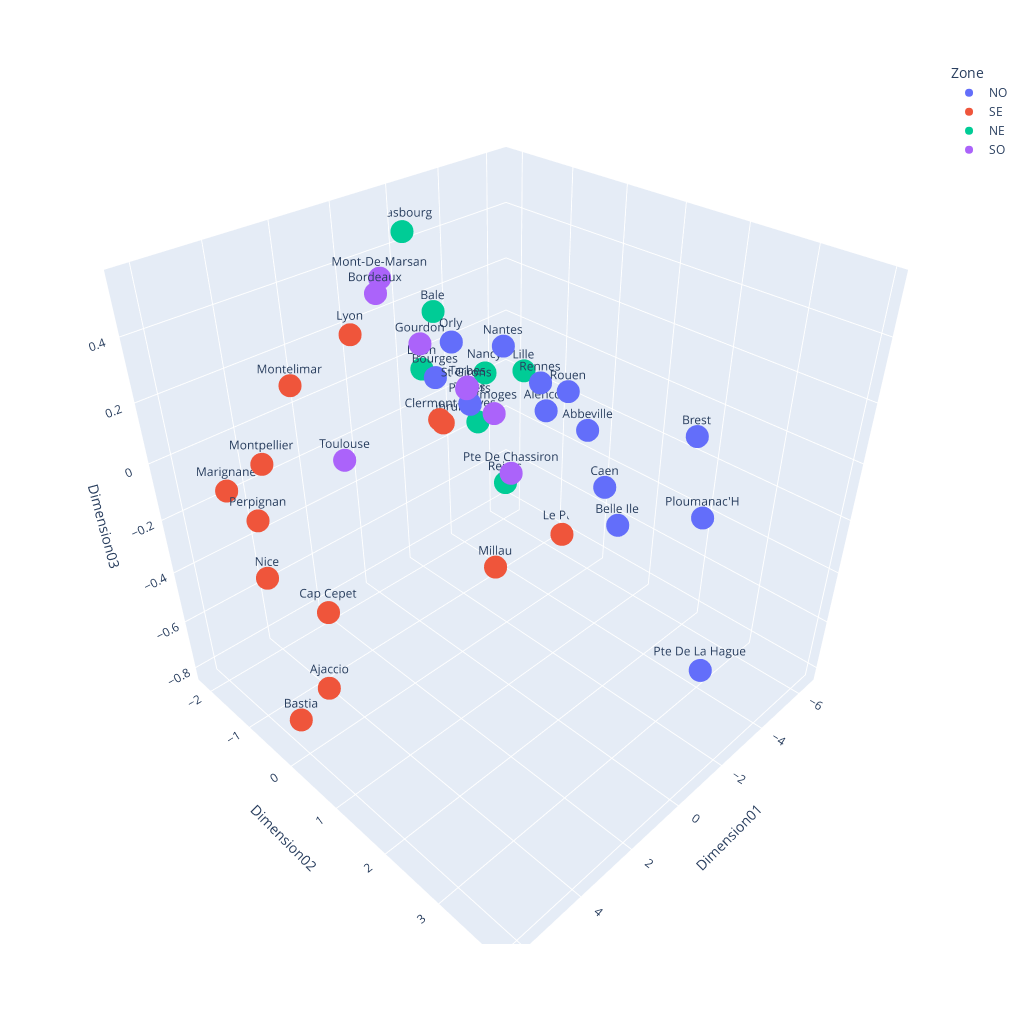

Notebook source saved alongside this figure:
### Code cell
layout = go.Layout({"showlegend": False})

fig = px.scatter_3d(donnees3d.reset_index(), 
                    x='Dimension01', 
                    y='Dimension02', 
                    z='Dimension03',
                    color='Zone',
#                     size=100+donnees3d.reset_index().Altitude,
#                     symbol=donnees.CD23.cat.codes,
                    text='Nom',
                    width=1024,
                    height=1024,
                   )

fig.show()

### Figure 1 — Plotly figure (JSON) as saved in the notebook; plotly's stock layout.template omitted (floating-point values rounded to 4 significant figures)
{"data": [{"hovertemplate": "Zone=NO<br>Dimension01=%{x}<br>Dimension02=%{y}<br>Dimension03=%{z}<br>Nom=%{text}<extra></extra>", "legendgroup": "NO", "marker": {"color": "#636efa", "symbol": "circle"}, "mode": "markers+text", "name": "NO", "scene": "scene", "showlegend": true, "text": ["Abbeville", "Alencon", "Belle Ile", "Bourges", "Brest", "Caen", "Nantes", "Orly", "Ploumanac'H", "Poitiers", "Pte De La Hague", "Rennes", "Rouen", "Tours"], "type": "scatter3d", "x": [-2.974, -2.518, 0.7304, -0.8328, -1.804, -2.258, -0.04554, -0.9292, -0.8716, -0.7517, -0.7689, -0.8111, -3.156, -0.8047], "y": [1.066, 0.4986, 3.064, -0.8335, 3.175, 1.698, 0.8704, -0.5341, 3.668, -0.1004, 3.949, 1.146, 0.6161, -0.1353], "z": [-0.004507, 0.03138, 0.0808, 0.1002, 0.2338, -0.1065, 0.3733, 0.2403, 0.08437, 0.07641, -0.3946, 0.2547, 0.08092, 0.07395]}, {"hovertemplate": "Zone=SE<br>Dimension01=%{x}<br>Dimension02=%{y}<br>Dimension03=%{z}<br>Nom=%{text}<extra></extra>", "legendgroup": "SE", "marker": {"color": "#EF553B", "symbol": "circle"}, "mode": "markers+text", "name": "SE", "scene": "scene", "showlegend": true, "text": ["Ajaccio", "Bastia", "Cap Cepet", "Clermont-Fd", "Embrun", "Le Puy", "Lyon", "Marignane", "Millau", "Montelimar", "Montpellier", "Nice", "Perpignan"], "type": "scatter3d", "x": [5.609, 6.158, 5.309, -0.885, -3.453, -6.445, 0.2861, 5.511, -3.024, 2.647, 4.938, 6.262, 5.978], "y": [0.3981, 0.02725, 0.3786, -0.8094, -2.15, -0.7867, -1.97, -1.475, -0.7587, -1.853, -0.9744, -0.1516, -0.3973], "z": [-0.5404, -0.689, -0.2751, -0.04873, -0.3047, -0.8124, 0.1976, -0.05918, -0.7637, 0.1289, 0.05496, -0.1625, -0.01428]}, {"hovertemplate": "Zone=NE<br>Dimension01=%{x}<br>Dimension02=%{y}<br>Dimension03=%{z}<br>Nom=%{text}<extra></extra>", "legendgroup": "NE", "marker": {"color": "#00cc96", "symbol": "circle"}, "mode": "markers+text", "name": "NE", "scene": "scene", "showlegend": true, "text": ["Bale", "Dijon", "Lille", "Nancy", "Reims", "Strasbourg", "Troyes"], "type": "scatter3d", "x": [-2.861, -2.114, -2.437, -3.695, -2.211, -2.102, -2.165], "y": [-1.953, -1.847, 0.1097, -1.285, -0.1362, -2.117, -0.6788], "z": [0.165, -0.007651, 0.1381, -0.03897, -0.2837, 0.4485, -0.1029]}, {"hovertemplate": "Zone=SO<br>Dimension01=%{x}<br>Dimension02=%{y}<br>Dimension03=%{z}<br>Nom=%{text}<extra></extra>", "legendgroup": "SO", "marker": {"color": "#ab63fa", "symbol": "circle"}, "mode": "markers+text", "name": "SO", "scene": "scene", "showlegend": true, "text": ["Bordeaux", "Gourdon", "Limoges", "Mont-De-Marsan", "Pte De Chassiron", "St Girons", "Tarbes", "Toulouse"], "type": "scatter3d", "x": [2.412, 0.2791, -1.751, 1.635, 1.926, -0.5406, -0.07172, 2.599], "y": [0.003042, -0.4861, -0.1366, -0.3818, 1.943, -0.05379, 0.2074, -0.8113], "z": [0.5457, 0.2846, -0.00323, 0.5354, 0.1799, 0.1424, 0.1908, -0.02989]}], "layout": {"height": 1024, "legend": {"title": {"text": "Zone"}, "tracegroupgap": 0}, "margin": {"t": 60}, "scene": {"domain": {"x": [0, 1], "y": [0, 1]}, "xaxis": {"title": {"text": "Dimension01"}}, "yaxis": {"title": {"text": "Dimension02"}}, "zaxis": {"title": {"text": "Dimension03"}}}, "width": 1024}}
